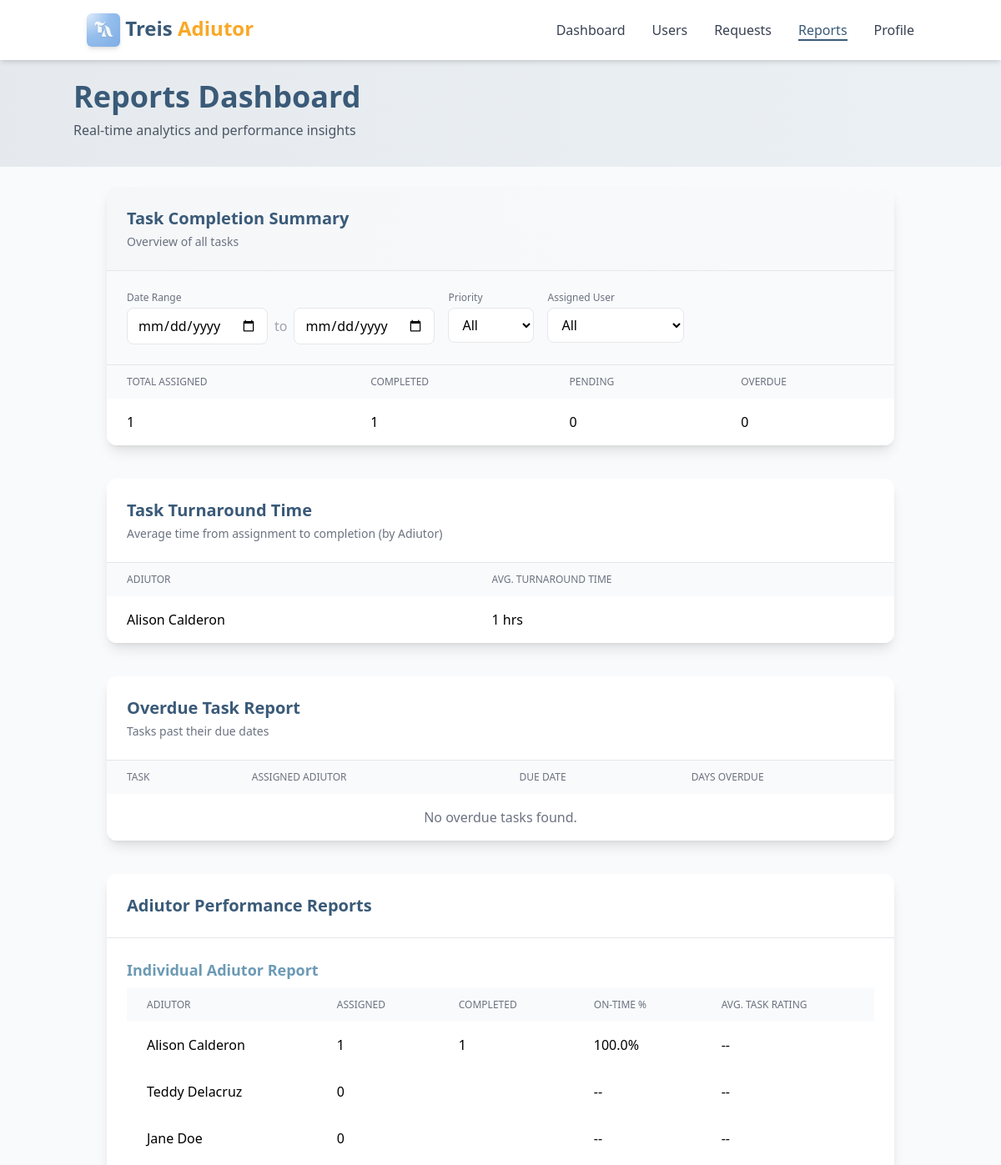
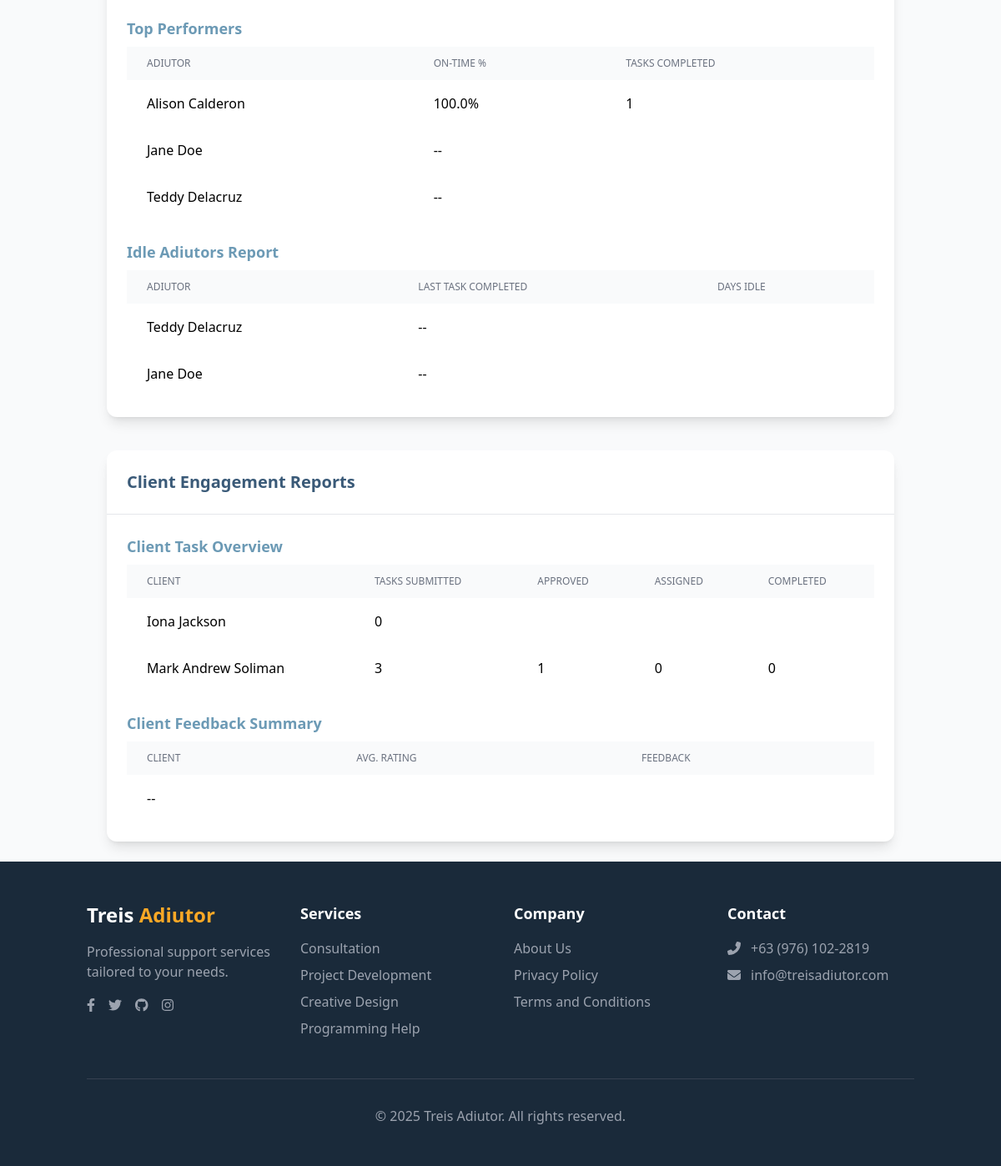
Screenshot of /admin/reports.php (signed in) with the database file from the repository (2 pictures, top to bottom).
### tables this page shows
CREATE TABLE `users` (
  `userID` int(11) NOT NULL,
  `fullName` varchar(100) DEFAULT NULL,
  `email` varchar(100) DEFAULT NULL,
  `password` varchar(255) DEFAULT NULL,
  `role` enum('admin','client','adiutor') NOT NULL,
  `phoneNumber` varchar(20) DEFAULT NULL,
  `profilePic` varchar(255) DEFAULT NULL,
  `status` enum('active','inactive') DEFAULT 'active',
  `dateCreated` timestamp NOT NULL DEFAULT current_timestamp()
);

### admin/reports.php (the view, shortened to what the rows shown need)
<?php
include '../includes/db.php';
$userPerfResult = $conn->query("
    SELECT u.userID, u.fullName,
        COUNT(t.taskID) AS assigned,
        SUM(t.status = 'completed') AS completed,
        ROUND(100 * SUM(t.status = 'completed' AND t.updatedAt <= t.dueDate)/NULLIF(SUM(t.status = 'completed'),0),1) AS on_time_rate,
        ROUND(AVG(f.rating),2) AS avg_rating
    FROM users u
    LEFT JOIN tasks t ON t.assignedTo = u.userID
    LEFT JOIN feedbacks f ON t.taskID = f.task_ID
    WHERE u.role = 'adiutor'
    GROUP BY u.userID
");
?>
<!DOCTYPE html>
<html lang="en">
<head>
    <script src="https://cdn.tailwindcss.com"></script>
</head>
<body class="bg-gray-50 min-h-screen flex flex-col">
    <div class="bg-gradient-to-r from-primary/10 to-secondary/10 py-8 px-6 md:px-10 pt-24">
        <div class="container mx-auto">
            <h1 class="text-3xl md:text-4xl font-bold text-primary mb-2 transition-all hover:text-secondary">Reports Dashboard</h1>
        </div>
    </div>
    <section class="container mx-auto p-6 md:px-10 flex-grow space-y-10">
        <div class="bg-white rounded-xl shadow-lg overflow-hidden transition-all duration-300 hover:shadow-xl">
            <div class="p-6 border-b border-gray-200 flex justify-between items-center bg-gradient-to-r from-primary/5 to-secondary/5">
                <div>
                    <h2 class="text-xl font-bold text-primary">Task Completion Summary</h2>
                </div>
            </div>
            <div class="overflow-x-auto">
                <table class="w-full">
                    <thead>
                        <tr class="bg-gray-50 text-left">
                            <th class="px-6 py-3 text-xs font-medium text-gray-500 uppercase">Total Assigned</th>
                            <th class="px-6 py-3 text-xs font-medium text-gray-500 uppercase">Completed</th>
                            <th class="px-6 py-3 text-xs font-medium text-gray-500 uppercase">Pending</th>
                            <th class="px-6 py-3 text-xs font-medium text-gray-500 uppercase">Overdue</th>
                        </tr>
                    </thead>
                </table>
            </div>
        </div>
        <div class="bg-white rounded-xl shadow-lg overflow-hidden">
            <div class="p-6 border-b border-gray-200">
                <h2 class="text-xl font-bold text-primary">Task Turnaround Time</h2>
            </div>
            <div class="overflow-x-auto">
                <table class="w-full">
                    <thead>
                        <tr class="bg-gray-50 text-left">
                            <th class="px-6 py-3 text-xs font-medium text-gray-500 uppercase">Adiutor</th>
                            <th class="px-6 py-3 text-xs font-medium text-gray-500 uppercase">Avg. Turnaround Time</th>
                        </tr>
                    </thead>
                </table>
            </div>
        </div>
        <div class="bg-white rounded-xl shadow-lg overflow-hidden">
            <div class="p-6 border-b border-gray-200">
                <h2 class="text-xl font-bold text-primary">Overdue Task Report</h2>
            </div>
            <div class="overflow-x-auto">
                <table class="w-full">
                    <thead>
                        <tr class="bg-gray-50 text-left">
                            <th class="px-6 py-3 text-xs font-medium text-gray-500 uppercase">Task</th>
                            <th class="px-6 py-3 text-xs font-medium text-gray-500 uppercase">Assigned Adiutor</th>
                            <th class="px-6 py-3 text-xs font-medium text-gray-500 uppercase">Due Date</th>
                            <th class="px-6 py-3 text-xs font-medium text-gray-500 uppercase">Days Overdue</th>
                        </tr>
                    </thead>
                </table>
            </div>
        </div>
        <div class="bg-white rounded-xl shadow-lg overflow-hidden">
            <div class="p-6 border-b border-gray-200">
                <h2 class="text-xl font-bold text-primary">Adiutor Performance Reports</h2>
            </div>
            <div class="p-6">
                <div class="overflow-x-auto mb-6">
                    <table class="w-full">
                        <thead>
                            <tr class="bg-gray-50 text-left">
                                <th class="px-6 py-3 text-xs font-medium text-gray-500 uppercase">Adiutor</th>
                                <th class="px-6 py-3 text-xs font-medium text-gray-500 uppercase">Assigned</th>
                                <th class="px-6 py-3 text-xs font-medium text-gray-500 uppercase">Completed</th>
                                <th class="px-6 py-3 text-xs font-medium text-gray-500 uppercase">On-time %</th>
                                <th class="px-6 py-3 text-xs font-medium text-gray-500 uppercase">Avg. Task Rating</th>
                            </tr>
                        </thead>
                        <tbody>
                            <?php if ($userPerfResult && $userPerfResult->num_rows > 0): ?>
                                <?php while($row = $userPerfResult->fetch_assoc()): ?>
                                    <tr class="bg-white">
                                        <td class="px-6 py-4"><?php echo htmlspecialchars($row['fullName']); ?></td>
                                        <td class="px-6 py-4"><?php echo $row['assigned']; ?></td>
                                        <td class="px-6 py-4"><?php echo $row['completed']; ?></td>
                                        <td class="px-6 py-4"><?php echo is_null($row['on_time_rate']) ? '--' : $row['on_time_rate'].'%'; ?></td>
                                        <td class="px-6 py-4"><?php echo is_null($row['avg_rating']) ? '--' : $row['avg_rating']; ?></td>
                                    </tr>
                                <?php endwhile; ?>
                            <?php else: ?>
                                <tr class="bg-white"><td class="px-6 py-4" colspan="5">--</td></tr>
                            <?php endif; ?>
                        </tbody>
                    </table>
                </div>
                <div class="overflow-x-auto mb-6">
                    <table class="w-full">
                        <thead>
                            <tr class="bg-gray-50 text-left">
                                <th class="px-6 py-3 text-xs font-medium text-gray-500 uppercase">Adiutor</th>
                                <th class="px-6 py-3 text-xs font-medium text-gray-500 uppercase">On-time %</th>
                                <th class="px-6 py-3 text-xs font-medium text-gray-500 uppercase">Tasks Completed</th>
                            </tr>
                        </thead>
                    </table>
                </div>
                <div class="overflow-x-auto">
                    <table class="w-full">
                        <thead>
                            <tr class="bg-gray-50 text-left">
                                <th class="px-6 py-3 text-xs font-medium text-gray-500 uppercase">Adiutor</th>
                                <th class="px-6 py-3 text-xs font-medium text-gray-500 uppercase">Last Task Completed</th>
                                <th class="px-6 py-3 text-xs font-medium text-gray-500 uppercase">Days Idle</th>
                            </tr>
                        </thead>
                    </table>
                </div>
            </div>
        </div>
        <div class="bg-white rounded-xl shadow-lg overflow-hidden">
            <div class="p-6 border-b border-gray-200">
                <h2 class="text-xl font-bold text-primary">Client Engagement Reports</h2>
            </div>
            <div class="p-6">
                <div class="overflow-x-auto mb-6">
                    <table class="w-full">
                        <thead>
                            <tr class="bg-gray-50 text-left">
                                <th class="px-6 py-3 text-xs font-medium text-gray-500 uppercase">Client</th>
                                <th class="px-6 py-3 text-xs font-medium text-gray-500 uppercase">Tasks Submitted</th>
                                <th class="px-6 py-3 text-xs font-medium text-gray-500 uppercase">Approved</th>
                                <th class="px-6 py-3 text-xs font-medium text-gray-500 uppercase">Assigned</th>
                                <th class="px-6 py-3 text-xs font-medium text-gray-500 uppercase">Completed</th>
                            </tr>
                        </thead>
                    </table>
                </div>
                <div class="overflow-x-auto">
                    <table class="w-full">
                        <thead>
                            <tr class="bg-gray-50 text-left">
                                <th class="px-6 py-3 text-xs font-medium text-gray-500 uppercase">Client</th>
                                <th class="px-6 py-3 text-xs font-medium text-gray-500 uppercase">Avg. Rating</th>
                                <th class="px-6 py-3 text-xs font-medium text-gray-500 uppercase">Feedback</th>
                            </tr>
                        </thead>
                    </table>
                </div>
            </div>
        </div>
    </section>
</body>
</html>

### rows the page displays
users: fullName "Alison Calderon", assigned "1", completed "1", on_time_rate "100.0"
users: fullName "Teddy Delacruz", assigned "0"
users: fullName "Jane Doe", assigned "0"

### other values shown
$totalTasks "1"
$completedTasks "1"
$pendingTasks "0"
$overdueTasks "0"
$row['category'] "Alison Calderon"
$row['avg_hours'] "1"
$row['fullName'] "Alison Calderon"
$row['on_time_rate'] "100.0"
$row['completed'] "1"
$row['fullName'] "Jane Doe"
$row['fullName'] "Teddy Delacruz"
$row['client'] "Iona Jackson"
$row['submitted'] "0"
$row['client'] "Mark Andrew Soliman"
$row['submitted'] "3"
